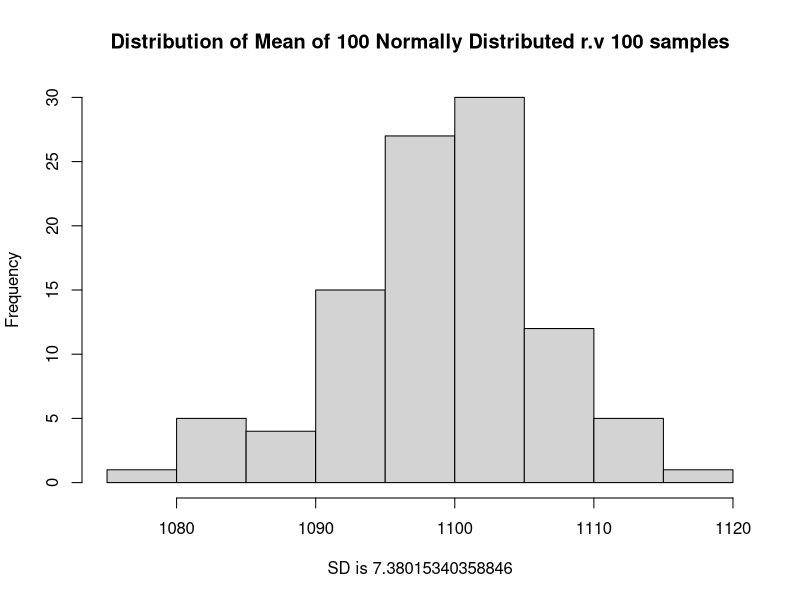
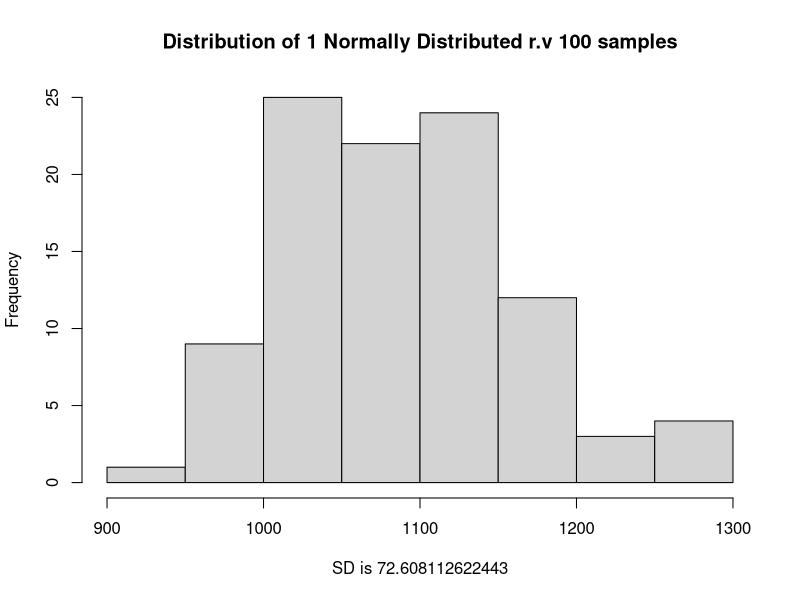

These charts were generated, in order, by the following R code:
#q1 ?
#When at the free-throw line for two shots, a basketball player makes at least one free throw 90% of the time. 80% of the time,
#the player makes the first shot, 80% of the time the player makes the second shot and 70% of the time she makes both shots.
#What is the conditional probability that the player makes the second shot given that she missed the first?
 PA = 0.80
 PB = 0.80
 PAorB = 0.9 # =PB +PA - PAandB
 PAandB = 0.7 # P(A&B) = P(B|A)P(A) =  P(A|B)PB
 PBA = PAandB/PA
 
 (PBAbar = (PB - PBA*PA)/(1-PA)) # (PA - PAB*PB)/(1-PB))
 
# q2 ok
tp = 0.75
fn = 0.52  # 0.52 -0.75
pv =0.3
(p = (tp*pv)/(tp*pv + (1-fn)*(1-pv) ))


#q3 ok
# mean(rnorm(100, 1100, 75))
pnorm(70, mean=80, sd=10.)

#q4 ok
 qnorm(0.95, 1100, sd=75)

 1100 + 1.645 *75
#[1] 1223.375
 x=sapply(rep(100,100), function (x) mean(rnorm(x,1100,75)))
  y=sapply(rep(1,100), function (x) mean(rnorm(x,1100,75)))
  hist(x, main ="Distribution of Mean of 100 Normally Distributed r.v 100 samples", xlab =paste("SD is",sd(x)))
  hist(y, main ="Distribution of 1 Normally Distributed r.v 100 samples", xlab =paste("SD is",sd(y)))
  pnorm(70, mean=80, sd=10.)
#q5 ok

# q6
# You flip a fair coin 5 times, 
# what's the probability of getting 4 or 5 heads? Express your answer as a percentage to the nearest percentage point.
 p=0.5
 5*p**4*(1-p) + p**5
 choose(5,4)*p^4*(1-p) +choose(5,5)*p^5
 pbinom(3, size=5, prob =0.5, lower.tail=FALSE)

 # q7
p1 <- pnorm(c(0,14,16), 15, 10)
 (p1[3] - p1[2])/(1-p1[1])
 v<-c()
 for(i in 1:10000){
     d<-rnorm(100,15,10)
     v[i]<-mean(d)
 }
# sd(v)
 mean(v>=14&v<=16)

 # q8
d<-runif(1000)
mean(d)
var(d)

# q9
 v<-c()
 for(i in 1:1000){
     d<-runif(100)
     v[i]<-mean(d)
 }
 sd(v)
 
 
#q10
ppois(10, lambda=5*3)


# Q11
 9*8*7/(3*2)
